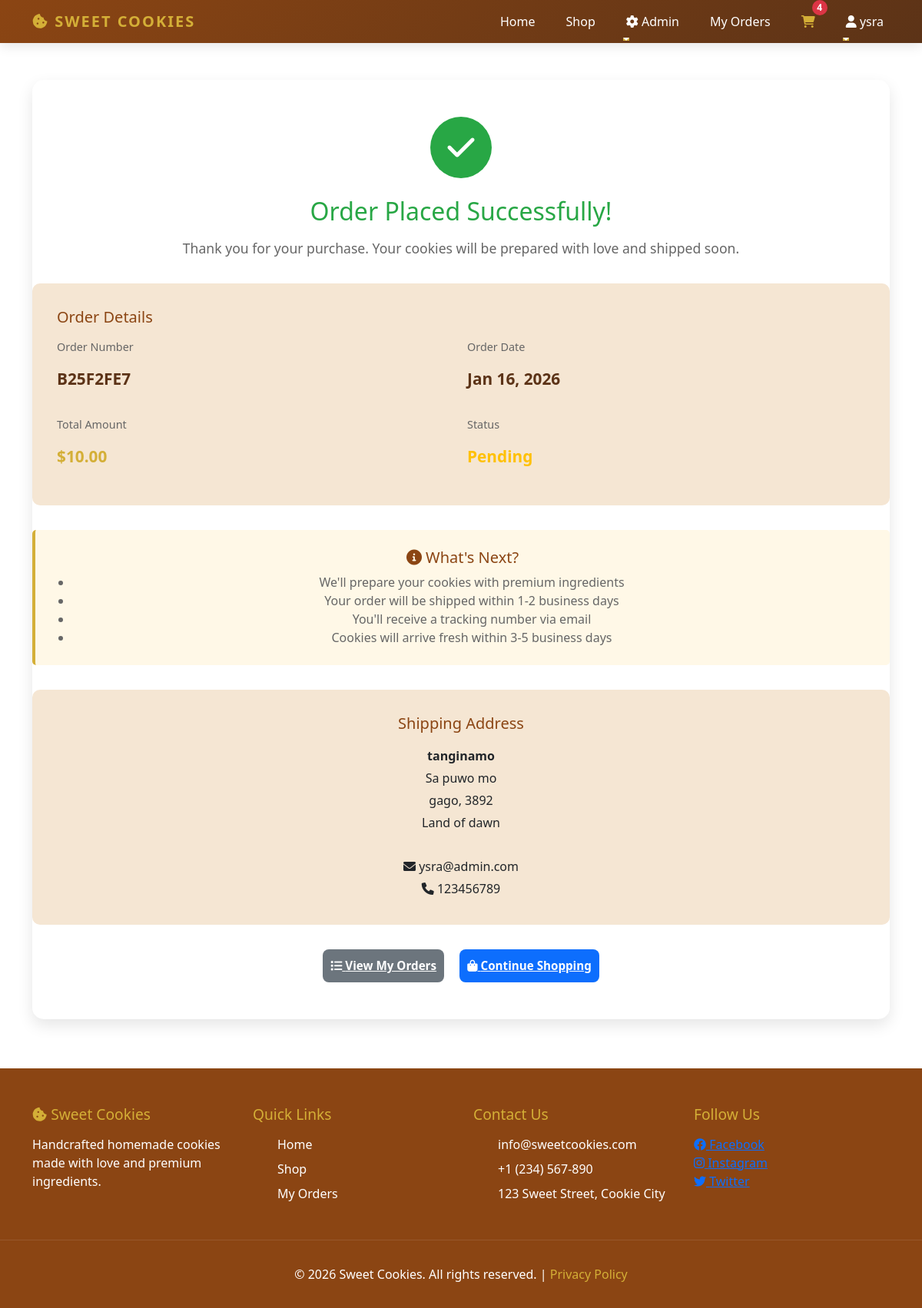
Screenshot of /order-success/1/ (signed in) with the database file from the repository.
### homepage/models.py (models this page shows, shortened)
class Order(models.Model):
    STATUS_CHOICES = (
        ('pending', 'Pending'),
        ('processing', 'Processing'),
        ('shipped', 'Shipped'),
        ('delivered', 'Delivered'),
        ('cancelled', 'Cancelled'),
    )
    user = models.ForeignKey(User, on_delete=models.CASCADE, related_name='orders')
    order_number = models.CharField(max_length=20, unique=True)
    status = models.CharField(max_length=20, choices=STATUS_CHOICES, default='pending')
    full_name = models.CharField(max_length=200)
    email = models.EmailField()
    phone = models.CharField(max_length=20)
    address = models.TextField()
    city = models.CharField(max_length=100)
    postal_code = models.CharField(max_length=20)
    country = models.CharField(max_length=100)
    subtotal = models.DecimalField(max_digits=10, decimal_places=2)
    shipping_cost = models.DecimalField(max_digits=10, decimal_places=2, default=0)
    total = models.DecimalField(max_digits=10, decimal_places=2)
    created_at = models.DateTimeField(auto_now_add=True)
    updated_at = models.DateTimeField(auto_now=True)

### homepage/views.py (the view)
# urls.py: path('order-success/<int:order_id>/', views.order_success, name='order_success'),
@login_required
def order_success(request, order_id):
    order = get_object_or_404(Order, id=order_id, user=request.user)
    context = {
        'order': order
    }
    return render(request, 'homepage/order_success.html', context)

### homepage/models.py (called while the page is built)
    def get_item_count(self):
        return sum(item.quantity for item in self.items.all())

### homepage/templates/homepage/order_success.html (shortened to what this page needs)
{% extends 'homepage/base.html' %}
{% load static %}
{% block content %}
    <div class="container my-5">
        <div class="success-container">
            <div class="success-icon">
                <i class="fas fa-check"></i>
            </div>
            <div class="success-message">
                <h2>Order Placed Successfully!</h2>
                <p>Thank you for your purchase. Your cookies will be prepared with love and shipped soon.</p>
            </div>
            <div style="background: #F5E6D3; border-radius: 10px; padding: 2rem; margin: 2rem 0; text-align: left;">
                <h5 style="color: #8B4513; margin-bottom: 1rem;">Order Details</h5>
                <div style="display: grid; grid-template-columns: 1fr 1fr; gap: 1rem;">
                    <div>
                        <p style="color: #666; font-size: 0.9rem;">Order Number</p>
                        <p style="font-size: 1.3rem; font-weight: bold; color: #5C3317;">{{ order.order_number }}</p>
                    </div>
                    <div>
                        <p style="color: #666; font-size: 0.9rem;">Order Date</p>
                        <p style="font-size: 1.3rem; font-weight: bold; color: #5C3317;">{{ order.created_at|date:"M d, Y" }}</p>
                    </div>
                    <div>
                        <p style="color: #666; font-size: 0.9rem;">Total Amount</p>
                        <p style="font-size: 1.3rem; font-weight: bold; color: #D4AF37;">${{ order.total }}</p>
                    </div>
                    <div>
                        <p style="color: #666; font-size: 0.9rem;">Status</p>
                        <p style="font-size: 1.3rem; font-weight: bold; text-transform: capitalize; color: #FFC107;">{{ order.status }}</p>
                    </div>
                </div>
            </div>
            <div style="background: #FFF8E7; border-left: 4px solid #D4AF37; border-radius: 5px; padding: 1.5rem; margin-bottom: 2rem;">
                <h5 style="color: #8B4513; margin-bottom: 0.5rem;">
                    <i class="fas fa-info-circle"></i> What's Next?
                </h5>
                <ul style="color: #666; margin: 0; padding-left: 1.5rem;">
                    <li>We'll prepare your cookies with premium ingredients</li>
                    <li>Your order will be shipped within 1-2 business days</li>
                    <li>You'll receive a tracking number via email</li>
                    <li>Cookies will arrive fresh within 3-5 business days</li>
                </ul>
            </div>
            <div style="background: #F5E6D3; border-radius: 10px; padding: 2rem; margin-bottom: 2rem;">
                <h5 style="color: #8B4513; margin-bottom: 1rem;">Shipping Address</h5>
                <p style="margin: 0; line-height: 1.8;">
                    <strong>{{ order.full_name }}</strong><br>
                    {{ order.address }}<br>
                    {{ order.city }}, {{ order.postal_code }}<br>
                    {{ order.country }}<br>
                    <br>
                    <i class="fas fa-envelope"></i> {{ order.email }}<br>
                    <i class="fas fa-phone"></i> {{ order.phone }}
                </p>
            </div>
            <div>
                <a href="{% url 'my_orders' %}" class="btn-secondary" style="display: inline-block; margin-right: 1rem;">
                    <i class="fas fa-list"></i> View My Orders
                </a>
                <a href="{% url 'shop' %}" class="btn-primary" style="display: inline-block;">
                    <i class="fas fa-shopping-bag"></i> Continue Shopping
                </a>
            </div>
        </div>
    </div>
{% endblock %}

### homepage/templates/homepage/base.html (shortened to what this page needs)
{% load static %}
<!DOCTYPE html>
<html lang="en">
<head>
    <link rel="stylesheet" href="{% static 'css/style.css' %}">
    <link rel="stylesheet" href="https://cdn.jsdelivr.net/npm/bootstrap@5.1.3/dist/css/bootstrap.min.css">
    <link rel="stylesheet" href="https://cdnjs.cloudflare.com/ajax/libs/font-awesome/6.0.0/css/all.min.css">
</head>
<body>
    <nav class="navbar navbar-expand-lg navbar-dark">
        <div class="container">
            <a class="navbar-brand" href="{% url 'home' %}">
                <i class="fas fa-cookie-bite"></i> Sweet Cookies
            </a>
            <div class="collapse navbar-collapse" id="navbarNav">
                <ul class="navbar-nav ms-auto">
                    <li class="nav-item">
                        <a class="nav-link" href="{% url 'home' %}">Home</a>
                    </li>
                    <li class="nav-item">
                        <a class="nav-link" href="{% url 'shop' %}">Shop</a>
                    </li>
                    {% if user.is_authenticated %}
                        {% if user.is_superuser or user.is_staff %}
                            <li class="nav-item dropdown">
                                <a class="nav-link dropdown-toggle" href="#" id="adminDropdown" role="button" data-bs-toggle="dropdown">
                                    <i class="fas fa-cog"></i> Admin
                                </a>
                            </li>
                        {% endif %}
                        <li class="nav-item">
                            <a class="nav-link" href="{% url 'my_orders' %}">My Orders</a>
                        </li>
                        <li class="nav-item">
                            <a class="nav-link cart-icon" href="{% url 'view_cart' %}">
                                <i class="fas fa-shopping-cart"></i>
                                {% with cart_count=request.user.cart.get_item_count %}
                                    {% if cart_count > 0 %}
                                        <span class="cart-count">{{ cart_count }}</span>
                                    {% endif %}
                                {% endwith %}
                            </a>
                        </li>
                        <li class="nav-item dropdown">
                            <a class="nav-link dropdown-toggle" href="#" id="userDropdown" role="button" data-bs-toggle="dropdown">
                                <i class="fas fa-user"></i> {{ user.username }}
                            </a>
                        </li>
                    {% endif %}
                </ul>
            </div>
        </div>
    </nav>
    <div class="main-content">
        {% block content %}{% endblock %}
    </div>
    <footer>
        <div class="container footer-content">
            <div class="footer-section">
                <h4><i class="fas fa-cookie-bite"></i> Sweet Cookies</h4>
                <p>Handcrafted homemade cookies made with love and premium ingredients.</p>
            </div>
            <div class="footer-section">
                <h4>Quick Links</h4>
                <ul class="footer-links">
                    <li><a href="{% url 'home' %}">Home</a></li>
                    <li><a href="{% url 'shop' %}">Shop</a></li>
                    <li><a href="{% url 'my_orders' %}">My Orders</a></li>
                </ul>
            </div>
            <div class="footer-section">
                <h4>Contact Us</h4>
                <ul class="footer-links">
                    <li><a href="mailto:info@sweetcookies.com">info@sweetcookies.com</a></li>
                    <li><a href="tel:+1234567890">+1 (234) 567-890</a></li>
                    <li>123 Sweet Street, Cookie City</li>
                </ul>
            </div>
            <div class="footer-section">
                <h4>Follow Us</h4>
                <div>
                    <a href="#" class="footer-links"><i class="fab fa-facebook"></i> Facebook</a><br>
                    <a href="#" class="footer-links"><i class="fab fa-instagram"></i> Instagram</a><br>
                    <a href="#" class="footer-links"><i class="fab fa-twitter"></i> Twitter</a>
                </div>
            </div>
        </div>
        <div class="footer-bottom">
            <p>&copy; 2026 Sweet Cookies. All rights reserved. | <a href="#" style="color: #D4AF37; text-decoration: none;">Privacy Policy</a></p>
        </div>
    </footer>
</body>
</html>

### homepage/static/css/style.css (style rules this page uses)
* { margin: 0; padding: 0; box-sizing: border-box; }
:root { --primary-color: #D4AF37; --secondary-color: #8B4513; --dark-brown: #5C3317; --light-bg: #FFF8DC; --white: #FFFFFF; --text-dark: #333333; --text-light: #666666; --success: #28a745; --danger: #dc3545; --warning: #ffc107; }
body { font-family: 'Segoe UI', Tahoma, Geneva, Verdana, sans-serif; line-height: 1.6; color: var(--text-dark); background-color: var(--light-bg); }
html { scroll-behavior: smooth; }
.navbar { background: linear-gradient(135deg, var(--secondary-color) 0%, var(--dark-brown) 100%); padding: 1rem 0; box-shadow: 0 4px 15px rgba(0, 0, 0, 0.1); position: sticky; top: 0; z-index: 1000; }
.navbar-brand { font-size: 1.8rem; font-weight: bold; color: var(--primary-color) !important; text-transform: uppercase; letter-spacing: 2px; }
.nav-link { color: var(--white) !important; margin-left: 1.5rem; font-weight: 500; transition: color 0.3s ease; position: relative; }
.nav-link::after { content: ''; position: absolute; bottom: -5px; left: 0; width: 0; height: 2px; background-color: var(--primary-color); transition: width 0.3s ease; }
.cart-icon { position: relative; color: var(--primary-color) !important; }
.cart-count { position: absolute; top: -8px; right: -8px; background: var(--danger); color: var(--white); border-radius: 50%; width: 20px; height: 20px; display: flex; align-items: center; justify-content: center; font-size: 0.75rem; font-weight: bold; }
.btn-primary, .btn-secondary { flex: 1; padding: 10px; border: none; border-radius: 8px; font-weight: bold; cursor: pointer; transition: all 0.3s ease; font-size: 0.95rem; }
.btn-primary { background: var(--primary-color); color: var(--dark-brown); }
.btn-secondary { background: var(--secondary-color); color: var(--white); }
.success-container { text-align: center; padding: 3rem 0; background: var(--white); border-radius: 15px; margin: 2rem 0; box-shadow: 0 8px 20px rgba(0, 0, 0, 0.1); }
.success-icon { width: 80px; height: 80px; background: var(--success); color: var(--white); border-radius: 50%; display: flex; align-items: center; justify-content: center; font-size: 2.5rem; margin: 0 auto 1.5rem; }
.success-message h2 { color: var(--success); font-size: 2rem; margin-bottom: 1rem; }
.success-message p { color: var(--text-light); font-size: 1.1rem; }
footer { background: var(--secondary-color); color: var(--white); padding: 3rem 0 1rem; margin-top: 4rem; }
.footer-content { display: grid; grid-template-columns: repeat(auto-fit, minmax(200px, 1fr)); gap: 2rem; margin-bottom: 2rem; }
.footer-section h4 { font-size: 1.2rem; margin-bottom: 1rem; color: var(--primary-color); }
.footer-links { list-style: none; }
.footer-links li { margin-bottom: 0.5rem; }
.footer-links a { color: var(--white); text-decoration: none; transition: color 0.3s ease; }
.footer-bottom { text-align: center; padding-top: 2rem; border-top: 1px solid rgba(255, 255, 255, 0.1); }

### rows the page displays
Order: order_number "B25F2FE7", created_at "Jan 16, 2026", total "10.00", status "Pending", full_name "tanginamo", address "Sa puwo mo", city "gago", postal_code "3892", country "Land of dawn", email "ysra@admin.com", phone "123456789"

### other values shown
{{ cart_count }} "4"
{{ user.username }} "ysra"
